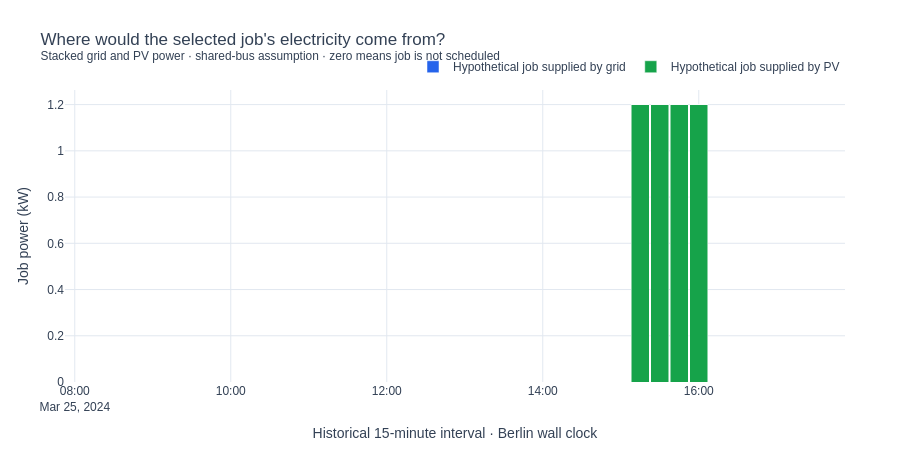

Write notebook code for a chart like this one.
### Markdown cell above
### ❓ 10. Does the solution respect its constraints, and what would we save?

Every selected interval is checked again *after* solving. A job cannot be split between times; it must fit the daytime window, satisfy the assumed maximum gross demand, and use the same fixed energy as the baseline. We show energy in **kWh**, power in **kW**, and wholesale cost in **€**.

### Code cell
def job_profile(slots, start_index, cfg, shared_pv):
    active = np.zeros(len(slots), dtype=bool)
    active[int(start_index):int(start_index)+int(cfg["job_slots"])] = True
    demand = np.where(active, cfg["job_kw"], 0.0)
    supply = slots.pv_input_kw.to_numpy(dtype=float) if shared_pv else np.zeros(len(slots))
    base = float(cfg["other_load_kw"])
    extra_grid_kw = np.maximum(base + demand - supply, 0) - np.maximum(base - supply, 0)
    extra_grid_kw = np.maximum(0, extra_grid_kw)
    result = slots[["WsDateTime", "pv_input_kw", "price_eur_mwh"]].copy()
    result["Job_active"] = active
    result["Job_kw"] = demand
    result["Job_grid_kw"] = extra_grid_kw
    result["Job_solar_kw"] = demand - extra_grid_kw
    result["Job_grid_kWh"] = extra_grid_kw * SLOT_HOURS
    result["Job_solar_kWh"] = result.Job_solar_kw * SLOT_HOURS
    return result

optimized_profile = job_profile(window, best_idx, SCENARIO, SCENARIO["assume_shared_pv_bus"])
earliest_profile = job_profile(window, int(first_feasible.Start_index), SCENARIO,
                               SCENARIO["assume_shared_pv_bus"])

# Post-solve verification: physics (under assumptions), binary schedule, exactly one job.
assert int(optimized_profile.Job_active.sum()) == int(SCENARIO["job_slots"])
assert optimized_profile.Job_active.to_numpy().nonzero()[0].tolist() == list(
    range(best_idx, best_idx + SCENARIO["job_slots"]))
assert (SCENARIO["other_load_kw"] + optimized_profile.Job_kw <= SCENARIO["grid_cap_kw"] + 1e-9).all()
assert np.isclose(optimized_profile.Job_grid_kWh.sum() + optimized_profile.Job_solar_kWh.sum(),
                  chosen.Job_kWh, atol=1e-8)
assert np.isclose(optimized_profile.Job_grid_kWh.sum(), chosen.Grid_kWh, atol=1e-8)
assert np.isclose((optimized_profile.Job_grid_kWh * optimized_profile.price_eur_mwh / 1000).sum(),
                  chosen.Wholesale_cost_EUR, atol=1e-8)

chart = go.Figure()
chart.add_trace(go.Bar(x=optimized_profile.WsDateTime, y=optimized_profile.Job_solar_kw,
    name="Hypothetical job supplied by PV", marker_color=GREEN))
chart.add_trace(go.Bar(x=optimized_profile.WsDateTime, y=optimized_profile.Job_grid_kw,
    name="Hypothetical job supplied by grid", marker_color=BLUE))
chart.update_layout(barmode="stack", bargap=0.1)
chart.update_xaxes(title="Historical 15-minute interval · Berlin wall clock")
chart.update_yaxes(title="Job power (kW)", rangemode="tozero")
polish(chart, "Where would the selected job's electricity come from?",
       "Stacked grid and PV power · shared-bus assumption · zero means job is not scheduled", height=450)

change_table = pd.DataFrame([
    {"Case":"Earliest feasible", "Start":first_feasible.Start, "Job_kWh":first_feasible.Job_kWh,
     "Grid_kWh":first_feasible.Grid_kWh, "PV_used_kWh":first_feasible.PV_used_kWh,
     "Wholesale_cost_EUR":first_feasible.Wholesale_cost_EUR,
     "Static_carbon_proxy_kg":first_feasible.Static_carbon_proxy_kg},
    {"Case":"MILP selected", "Start":chosen.Start, "Job_kWh":chosen.Job_kWh,
     "Grid_kWh":chosen.Grid_kWh, "PV_used_kWh":chosen.PV_used_kWh,
     "Wholesale_cost_EUR":chosen.Wholesale_cost_EUR,
     "Static_carbon_proxy_kg":chosen.Static_carbon_proxy_kg},
])
show_table(change_table, caption="Same hypothetical job: earliest versus optimized")
show_cards([
    ("Job energy preserved", f"{energy_kwh:.3f} kWh", "Both schedules complete the same job"),
    ("Wholesale cost difference", f"€{savings_eur:+.4f}", "Hypothetical one-job difference; not realized savings"),
    ("Grid energy difference", f"{import_reduction:+.3f} kWh", "Positive = fewer kWh drawn from grid"),
    ("Static carbon-proxy difference", f"{first_feasible.Static_carbon_proxy_kg - chosen.Static_carbon_proxy_kg:+.3f} kg", "Uses same illustrative factor all day"),
    ("Verified site solar sharing", "Not verified", "Behind-the-meter connection must be checked"),
    ("Machine dispatch authorization", "Not granted", "Must satisfy human-approved operating rules"),
])
report("The mathematical energy balance and one-hour continuity checks passed. "
       "The displayed differences use a **single hand-picked scenario date** and assume fixed job load, "
       "grid headroom and (in the main case) electrical sharing. They are **not measured factory "
       "savings**. Missing electricity prices or PV measurements are never replaced by zero.")

### Figure 1 — Plotly figure (JSON) as saved in the notebook; plotly's stock layout.template omitted (floating-point values rounded to 4 significant figures)
{"data": [{"marker": {"color": "#16a34a"}, "name": "Hypothetical job supplied by PV", "type": "bar", "x": ["2024-03-25T08:00:00.000", "2024-03-25T08:15:00.000", "2024-03-25T08:30:00.000", "2024-03-25T08:45:00.000", "2024-03-25T09:00:00.000", "2024-03-25T09:15:00.000", "2024-03-25T09:30:00.000", "2024-03-25T09:45:00.000", "2024-03-25T10:00:00.000", "2024-03-25T10:15:00.000", "2024-03-25T10:30:00.000", "2024-03-25T10:45:00.000", "2024-03-25T11:00:00.000", "2024-03-25T11:15:00.000", "2024-03-25T11:30:00.000", "2024-03-25T11:45:00.000", "2024-03-25T12:00:00.000", "2024-03-25T12:15:00.000", "2024-03-25T12:30:00.000", "2024-03-25T12:45:00.000", "2024-03-25T13:00:00.000", "2024-03-25T13:15:00.000", "2024-03-25T13:30:00.000", "2024-03-25T13:45:00.000", "2024-03-25T14:00:00.000", "2024-03-25T14:15:00.000", "2024-03-25T14:30:00.000", "2024-03-25T14:45:00.000", "2024-03-25T15:00:00.000", "2024-03-25T15:15:00.000", "2024-03-25T15:30:00.000", "2024-03-25T15:45:00.000", "2024-03-25T16:00:00.000", "2024-03-25T16:15:00.000", "2024-03-25T16:30:00.000", "2024-03-25T16:45:00.000", "2024-03-25T17:00:00.000", "2024-03-25T17:15:00.000", "2024-03-25T17:30:00.000", "2024-03-25T17:45:00.000"], "y": [0.0, 0.0, 0.0, 0.0, 0.0, 0.0, 0.0, 0.0, 0.0, 0.0, 0.0, 0.0, 0.0, 0.0, 0.0, 0.0, 0.0, 0.0, 0.0, 0.0, 0.0, 0.0, 0.0, 0.0, 0.0, 0.0, 0.0, 0.0, 0.0, 1.2, 1.2, 1.2, 1.2, 0.0, 0.0, 0.0, 0.0, 0.0, 0.0, 0.0]}, {"marker": {"color": "#2563eb"}, "name": "Hypothetical job supplied by grid", "type": "bar", "x": ["2024-03-25T08:00:00.000", "2024-03-25T08:15:00.000", "2024-03-25T08:30:00.000", "2024-03-25T08:45:00.000", "2024-03-25T09:00:00.000", "2024-03-25T09:15:00.000", "2024-03-25T09:30:00.000", "2024-03-25T09:45:00.000", "2024-03-25T10:00:00.000", "2024-03-25T10:15:00.000", "2024-03-25T10:30:00.000", "2024-03-25T10:45:00.000", "2024-03-25T11:00:00.000", "2024-03-25T11:15:00.000", "2024-03-25T11:30:00.000", "2024-03-25T11:45:00.000", "2024-03-25T12:00:00.000", "2024-03-25T12:15:00.000", "2024-03-25T12:30:00.000", "2024-03-25T12:45:00.000", "2024-03-25T13:00:00.000", "2024-03-25T13:15:00.000", "2024-03-25T13:30:00.000", "2024-03-25T13:45:00.000", "2024-03-25T14:00:00.000", "2024-03-25T14:15:00.000", "2024-03-25T14:30:00.000", "2024-03-25T14:45:00.000", "2024-03-25T15:00:00.000", "2024-03-25T15:15:00.000", "2024-03-25T15:30:00.000", "2024-03-25T15:45:00.000", "2024-03-25T16:00:00.000", "2024-03-25T16:15:00.000", "2024-03-25T16:30:00.000", "2024-03-25T16:45:00.000", "2024-03-25T17:00:00.000", "2024-03-25T17:15:00.000", "2024-03-25T17:30:00.000", "2024-03-25T17:45:00.000"], "y": [0.0, 0.0, 0.0, 0.0, 0.0, 0.0, 0.0, 0.0, 0.0, 0.0, 0.0, 0.0, 0.0, 0.0, 0.0, 0.0, 0.0, 0.0, 0.0, 0.0, 0.0, 0.0, 0.0, 0.0, 0.0, 0.0, 0.0, 0.0, 0.0, 0.0, 0.0, 0.0, 0.0, 0.0, 0.0, 0.0, 0.0, 0.0, 0.0, 0.0]}], "layout": {"bargap": 0.1, "barmode": "stack", "font": {"color": "#334155", "family": "Arial,sans-serif", "size": 12}, "height": 450, "hovermode": "x unified", "legend": {"orientation": "h", "x": 1, "xanchor": "right", "y": 1.03, "yanchor": "bottom"}, "margin": {"b": 55, "l": 65, "r": 55, "t": 90}, "paper_bgcolor": "white", "plot_bgcolor": "white", "title": {"text": "Where would the selected job's electricity come from?<br><sup>Stacked grid and PV power · shared-bus assumption · zero means job is not scheduled</sup>", "x": 0.045}, "xaxis": {"gridcolor": "#e2e8f0", "showgrid": true, "title": {"text": "Historical 15-minute interval · Berlin wall clock"}, "zeroline": false}, "yaxis": {"gridcolor": "#e2e8f0", "rangemode": "tozero", "showgrid": true, "title": {"text": "Job power (kW)"}, "zeroline": false}}}
